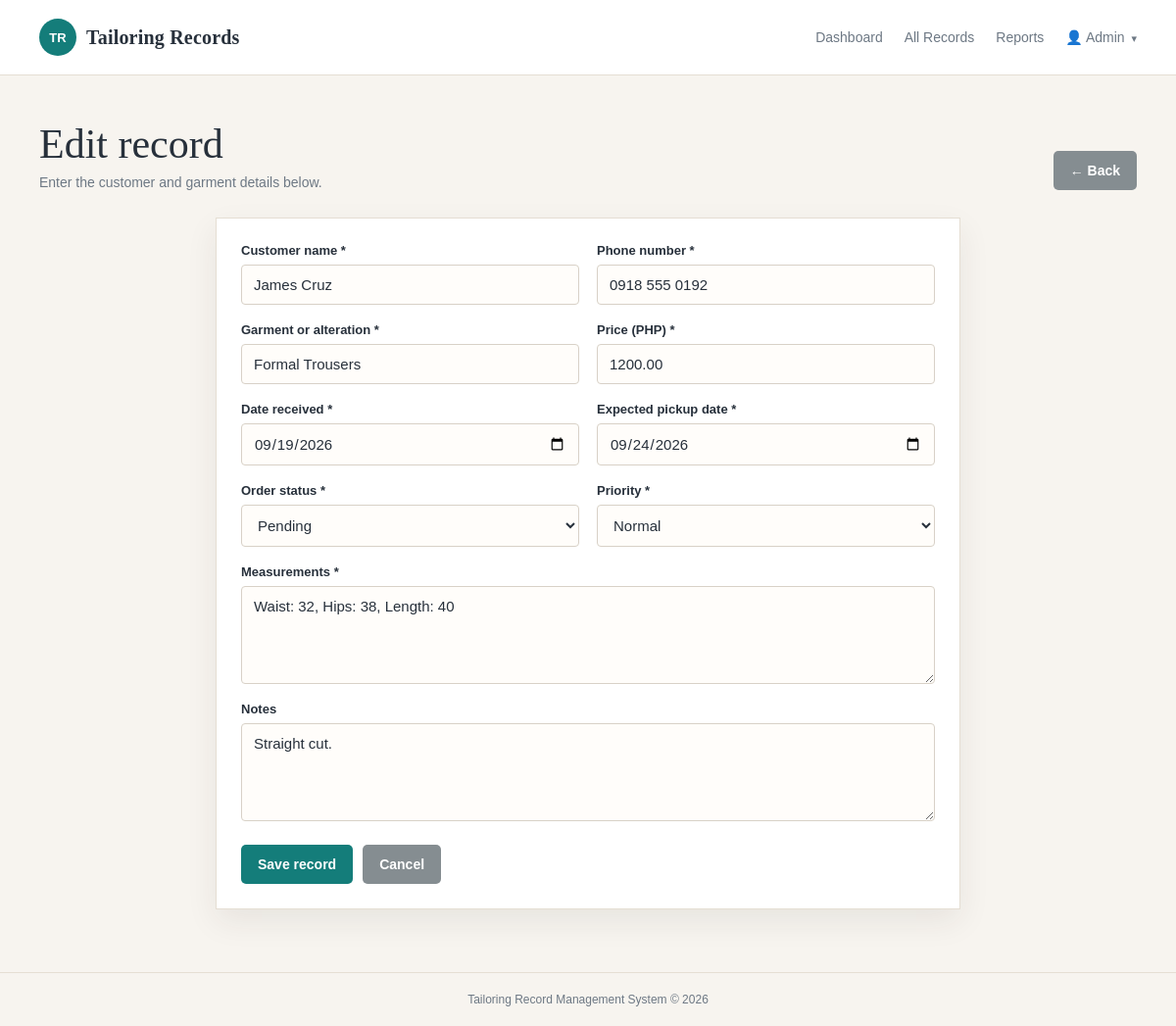
Page /record_form.php?id=2 (signed in) on the committed database.
### tables this page shows
CREATE TABLE IF NOT EXISTS records (
    id INT UNSIGNED AUTO_INCREMENT PRIMARY KEY,
    customer_name VARCHAR(100) NOT NULL,
    phone VARCHAR(30) NOT NULL,
    garment_type VARCHAR(80) NOT NULL,
    measurements TEXT NOT NULL,
    order_date DATE NOT NULL,
    due_date DATE NOT NULL,
    price DECIMAL(10, 2) NOT NULL DEFAULT 0.00,
    status ENUM('Pending', 'Ongoing', 'Completed') NOT NULL DEFAULT 'Pending',
    priority ENUM('High', 'Normal', 'Low') NOT NULL DEFAULT 'Normal',
    notes TEXT NULL,
    created_at TIMESTAMP DEFAULT CURRENT_TIMESTAMP
);

### includes/functions.php (called while the page is built, shortened)
<?php
function e(?string $value): string
{
    return htmlspecialchars($value ?? '', ENT_QUOTES, 'UTF-8');
}

### record_form.php (the view, shortened to what this page needs)
<?php
require __DIR__ . '/config/database.php';
require __DIR__ . '/includes/functions.php';
$id = filter_input(INPUT_GET, 'id', FILTER_VALIDATE_INT) ?: filter_input(INPUT_POST, 'id', FILTER_VALIDATE_INT);
$isEdit = (bool) $id;
$record = [
    'customer_name' => '', 'phone' => '', 'garment_type' => '', 'measurements' => '',
    'order_date' => date('Y-m-d'), 'due_date' => date('Y-m-d', strtotime('+7 days')),
    'price' => '', 'status' => 'Pending', 'priority' => 'Normal', 'notes' => '',
];
if ($isEdit) {
    $statement = $pdo->prepare('SELECT * FROM records WHERE id = ?');
    $statement->execute([$id]);
    $record = $statement->fetch() ?: $record;
}
require __DIR__ . '/includes/header.php';
?>
<section class="page-heading">
    <div><h1><?= $isEdit ? 'Edit record' : 'New record' ?></h1><p class="subtitle">Enter the customer and garment details below.</p></div>
    <a class="button button-muted" href="records.php">&larr; Back</a>
</section>
<section class="panel form-panel">
    <form method="post">
        <div class="form-grid">
            <div class="form-group"><label for="customer_name">Customer name *</label><input id="customer_name" name="customer_name" value="<?= e($record['customer_name']) ?>" required></div>
            <div class="form-group"><label for="phone">Phone number *</label><input id="phone" name="phone" value="<?= e($record['phone']) ?>" required></div>
            <div class="form-group"><label for="garment_type">Garment or alteration *</label><input id="garment_type" name="garment_type" placeholder="e.g. School uniform or trouser alteration" value="<?= e($record['garment_type']) ?>" required></div>
            <div class="form-group"><label for="price">Price (PHP) *</label><input id="price" name="price" type="number" min="0" step="0.01" value="<?= e((string) $record['price']) ?>" required></div>
            <div class="form-group"><label for="order_date">Date received *</label><input id="order_date" name="order_date" type="date" value="<?= e($record['order_date']) ?>" required></div>
            <div class="form-group"><label for="due_date">Expected pickup date *</label><input id="due_date" name="due_date" type="date" value="<?= e($record['due_date']) ?>" required></div>
            <div class="form-group"><label for="status">Order status *</label><select id="status" name="status"><?php foreach (['Pending', 'Ongoing', 'Completed'] as $status): ?><option <?= $record['status'] === $status ? 'selected' : '' ?>><?= $status ?></option><?php endforeach; ?></select></div>
            <div class="form-group"><label for="priority">Priority *</label><select id="priority" name="priority"><?php foreach (['High', 'Normal', 'Low'] as $priority): ?><option <?= $record['priority'] === $priority ? 'selected' : '' ?>><?= $priority ?></option><?php endforeach; ?></select></div>
            <div class="form-group full"><label for="measurements">Measurements *</label><textarea id="measurements" name="measurements" placeholder="Example: Chest: 34, Waist: 28, Length: 24" required><?= e($record['measurements']) ?></textarea></div>
            <div class="form-group full"><label for="notes">Notes</label><textarea id="notes" name="notes" placeholder="Fabric color, special requests, or fitting notes..."><?= e($record['notes']) ?></textarea></div>
        </div>
        <div class="form-actions"><button class="button" type="submit">Save record</button><a class="button button-muted" href="records.php">Cancel</a></div>
    </form>
</section>
<?php require __DIR__ . '/includes/footer.php'; ?>

### assets/css/style.css (style rules this page uses)
:root { --ink: #27303b; --muted: #6d7884; --paper: #f7f4ef; --white: #ffffff; --line: #e5ded3; --teal: #147d7a; --teal-dark: #0d625f; --coral: #dc7259; --gold: #d6a33d; --shadow: 0 12px 30px rgba(46, 43, 36, 0.08); }
* { box-sizing: border-box; }
body { margin: 0; color: var(--ink); background: var(--paper); font-family: Georgia, 'Times New Roman', serif; }
a { color: inherit; text-decoration: none; }
.button { display: inline-block; border: 0; border-radius: 5px; padding: 12px 17px; color: white !important; background: var(--teal); cursor: pointer; font: bold 14px Arial, sans-serif; }
.button-muted { background: #858d91; }
.page-heading { display: flex; justify-content: space-between; align-items: end; gap: 20px; margin-bottom: 28px; }
h1 { margin: 0 0 7px; font-size: clamp(28px, 4vw, 42px); font-weight: normal; }
.subtitle, .hint { margin: 0; color: var(--muted); font: 14px Arial, sans-serif; }
.panel { padding: 25px; border: 1px solid var(--line); background: var(--white); box-shadow: var(--shadow); }
input, select, textarea { width: 100%; padding: 11px 12px; border: 1px solid #d8d1c7; border-radius: 4px; color: var(--ink); background: #fffdfa; font: 15px Arial, sans-serif; }
.form-panel { max-width: 760px; margin: 0 auto; }
.form-grid { display: grid; grid-template-columns: 1fr 1fr; gap: 18px; }
.form-group { display: flex; flex-direction: column; gap: 7px; }
.form-group.full { grid-column: 1 / -1; }
label { font: bold 13px Arial, sans-serif; }
textarea { min-height: 100px; resize: vertical; }
.form-actions { display: flex; gap: 10px; margin-top: 24px; }

### rows in the picture
records: customer_name "James Cruz", phone "0918 555 0192", garment_type "Formal Trousers", price "1200.00", order_date "09/19/2026", due_date "09/24/2026", status "Pending", priority "Normal", measurements "Waist: 32, Hips: 38, Length: 40", notes "Straight cut."
